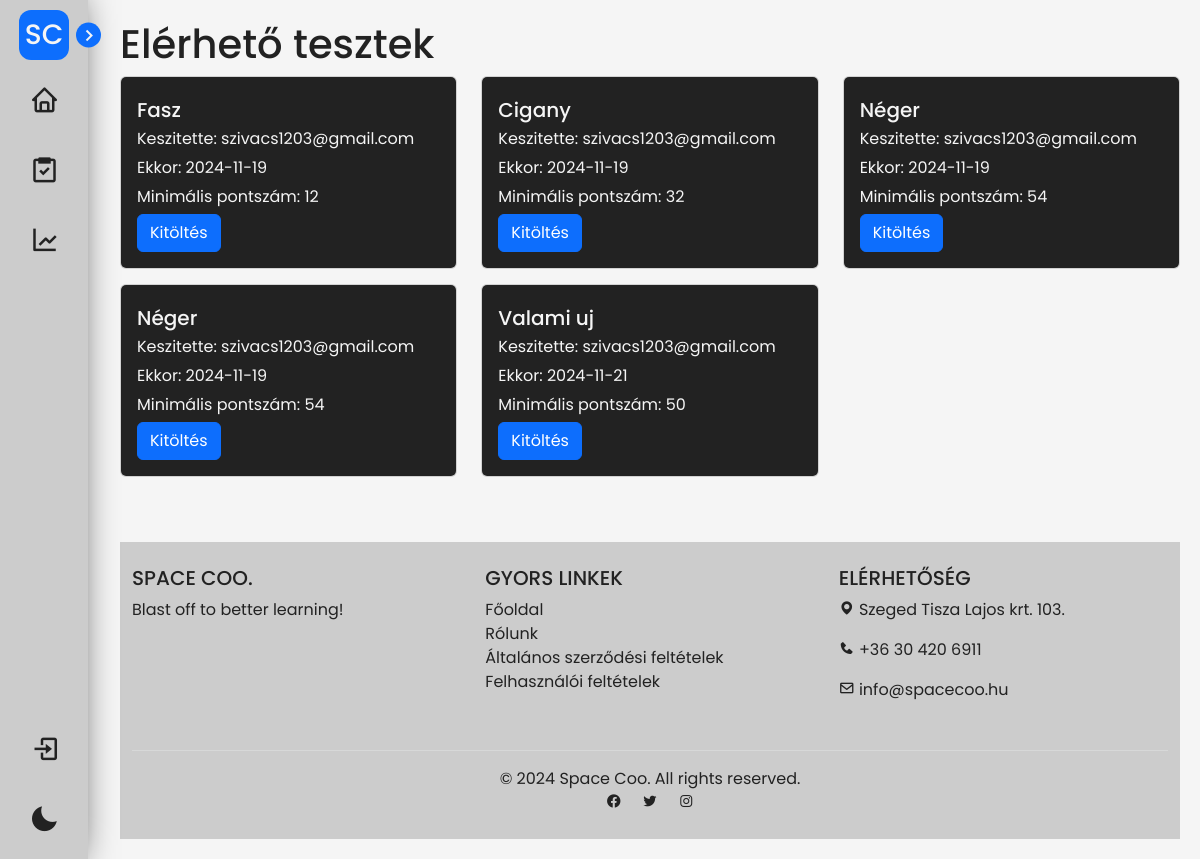
Page /tests_available.php on the earlier database version.
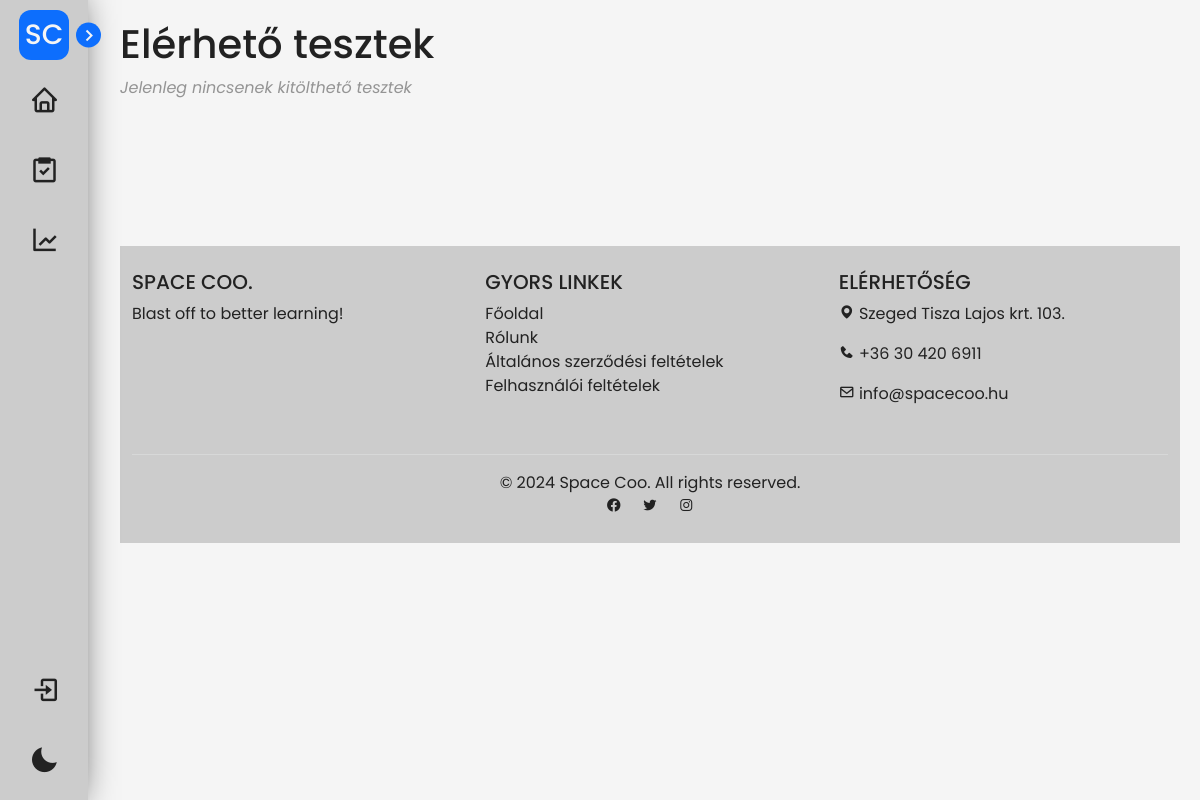
Same page on the later database version.
### tables this page shows
CREATE TABLE `tests` (
  `tid` int(11) NOT NULL,
  `t_name` varchar(255) NOT NULL,
  `date` date NOT NULL,
  `min_score` int(11) DEFAULT NULL,
  `owner` varchar(255) DEFAULT NULL
);

### classes/class.controller.test.php (called while the page is built, shortened)
<?php
class TestController extends Test {
  public static function constructDefault() {
    $instance = new self(null, null, null);
    return $instance;
  }
  public function getAllTests() {
    return $this->getTests();
  }
}

### classes/class.dbh.php (called while the page is built)
<?php
class Dbh {
    protected function connect() {
        try {
            $username = "root";
            $password = "";
            $dbh = new PDO("mysql:host=localhost;dbname=spacecoo", $username, $password);
            return $dbh;
        } catch (PDOException $e) {
            print "Error: " . $e->getMessage() . "<br/>";
            die();
        }
    }
}

### classes/class.test.php (called while the page is built, shortened)
<?php
class Test extends Dbh {
  protected function getTests() {
    $stmt = $this->connect()->prepare('SELECT * FROM tests');
    if (!$stmt->execute()) {
      $stmt = NULL;
      header('location: ../index.php?error=stmtfailed');
      exit();
    }
    $result = $stmt->fetchAll(PDO::FETCH_ASSOC);
    return $result;
  }
}

### tests_available.php (the view, shortened to what this page needs)
<?php
include('classes/class.dbh.php');
include('classes/class.test.php');
include('classes/class.controller.test.php');
$testController = TestController::constructDefault();
$tests = $testController->getAllTests();
include('includes/header.php');
?>
<h1>Elérhető tesztek</h1>
<div class="row">
        <?php
        if (count($tests) > 0) { foreach($tests as $test) { ?>
        <div class="col-sm-12 col-md-6 col-lg-4">
            <div class="card">
            <div class="card-body">
                <h5 class="card-title"><?php echo $test['t_name'] ?></h5>
                <p >Keszitette: <?php echo $test['owner'] ?></p>
                <p >Ekkor: <?php echo $test['date'] ?></p>
                <p >Minimális pontszám: <?php echo $test['min_score'] ?></p>
                <form action="test.php" method="POST" style="display: inline;">
                    <button type="submit" name="open-test" class="btn btn-primary">Kitöltés</button>
                </form>
            </div>
            </div>
        </div>
        <?php }} else {?>
          <p class="description mb-5 pb-5">Jelenleg nincsenek kitölthető tesztek</p>
        <?php } ?>
    </div>
<?php include('includes/footer.php') ?>

### includes/header.php (shortened to what this page needs)
<!DOCTYPE html>
<html lang="hu">
<head>
    <link rel="stylesheet" href="https://cdnjs.cloudflare.com/ajax/libs/font-awesome/4.7.0/css/font-awesome.min.css">
    <link href='https://unpkg.com/boxicons@2.1.4/css/boxicons.min.css' rel='stylesheet'>
    <link rel="stylesheet" href="bootstrap-5.3.3-dist/css/bootstrap.css">
    <link rel="stylesheet" href="css/footer.css">
    <link rel="stylesheet" href="css/index.css">
</head>
                                    <!DOCTYPE svg PUBLIC "-//W3C//DTD SVG 20010904//EN"
                                    "http://www.w3.org/TR/2001/REC-SVG-20010904/DTD/svg10.dtd">
<body class="close">
    <div class="sidebar close">
        <section>
        <div class="sidebarHeader">
            <a href="<?php
                    if(isset($_SESSION["userEmail"])) echo "profile.php";
                    else echo "#"
                ?>">
                <p class="profpic"><?php
                    if(isset($_SESSION["userEmail"])) echo explode(" ", $_SESSION["userName"])[0][0] . explode(" ", $_SESSION["userName"])[1][0];
                    else echo "SC"
                ?></p>
            </a>
            <i class='bx bx-chevron-right toggle' onclick="openSidebar()"></i>
        </div>
        <div class="container-fluid">
            <ul class="nav">
            <li class="navlink">
                    <a href="index.php">
                        <i class='bx bx-home navicon' ></i>
                    </a>
                </li>
                <li class="navlink">
                    <a href="tests_available.php">
                        <i class='bx bx-task navicon' ></i>
                    </a>
                </li>
                <li class="navlink">
                    <a href="#">
                        <i class='bx bx-line-chart navicon'></i>
                    </a>
                </li>
            </ul>
        </div>
        </section>
        <div class="container-fluid sidebarFooter">
            <ul class="nav">
                <?php
                    if (!isset($_SESSION["userEmail"])) {
                        echo '
                        <li class="navlink">
                            <a href="#" data-bs-toggle="modal" data-bs-target="#loginModal">
                                <i class="bx bx-log-in navicon"></i>
                                <span class="text">Belépés</span>
                            </a>
                        </li>
                        ';
                    }
                ?>
                <li class="navlink">
                    <a href="#" id="theme-toggle">
                        <i id="themeToggleIcon" class='bx bxs-moon navicon'></i>
                    </a>
                </li>
            </ul>
        </div>
    </div>

### includes/footer.php (shortened to what this page needs)
<footer class="py-4">
    <div class="container">
        <div class="row">
            <div class="col-md-4 mb-3">
                <h5 class="text-uppercase">Space Coo.</h5>
                <p>Blast off to better learning!</p>
            </div>
            <div class="col-md-4 mb-3 links">
                <h5 class="text-uppercase">Gyors Linkek</h5>
                <ul class="list-unstyled">
                    <li><a href="index.php">Főoldal</a></li>
                    <li><a href="#">Rólunk</a></li>
                    <li><a href="#">Általános szerződési feltételek</a></li>
                    <li><a href="#">Felhasználói feltételek</a></li>
                </ul>
            </div>
            <div class="col-md-4 mb-3">
                <h5 class="text-uppercase">Elérhetőség</h5>
                <p><i class="bx bxs-map"></i> Szeged Tisza Lajos krt. 103. </p>
                <p><i class='bx bxs-phone'></i> +36 30 420 6911</p>
                <p><i class='bx bx-envelope' ></i> info@spacecoo.hu</p>
            </div>
        </div>
        <hr class="border-light">
        <div class="row">
            <div class="col text-center">
                <p class="mb-0">&copy; 2024 Space Coo. All rights reserved.</p>
                <a href="#" class="me-3"><i class='bx bxl-facebook-circle'></i></a>
                <a href="#" class="me-3"><i class='bx bxl-twitter'></i></a>
                <a href="#" ><i class='bx bxl-instagram' ></i></a>
            </div>
        </div>
    </div>
</footer>
</body>
</html>

### css/footer.css (style rules this page uses)
:root { --background-color: #f5f5f5; --text-color: #222222; --primary-accent: #0d6efd; --secondary-accent: #cccccc; --border-color: #e0e0e0; --highlight-color: #0056b3; }
footer { background-color: var(--secondary-accent); color: var(--text-color); margin-top: 50px; }
footer a { text-decoration: none; color: var(--text-color); transition: all 0.1s ease-in-out; }
footer .border-light { border-color: var(--border-color); }

### css/index.css (style rules this page uses)
:root { --background-color: #f5f5f5; --text-color: #222222; --primary-accent: #0d6efd; --secondary-accent: #cccccc; --border-color: #e0e0e0; --highlight-color: #0056b3; --correct-color: green; --incorrect-color: red; }
* { padding: 0; margin: 0; box-sizing: border-box; text-decoration: none; font-family: Poppins, sans-serif; color: var(--text-color); }
body { background-color: var(--background-color); padding: 20px; padding-left: 120px; transition: all 0.2s ease-in-out; }
.sidebar { background: var(--secondary-accent); position: fixed; top: 0; left: 0; height: 100%; width: 250px; box-shadow: -15px 0px 40px 0px rgb(0, 0, 0); transition: all 0.2s ease-in-out; display: flex; flex-direction: column; justify-content: space-between; z-index: 100; }
.sidebar.close { width: 88px; }
.sidebar .sidebarHeader .toggle { position: absolute; cursor: pointer; top: 50%; right: -13px; transform: translateY(-50%) rotate(180deg); height: 25px; margin: 0; width: 25px; background-color: var(--primary-accent); color: #f5f5f5; display: flex; align-items: center; justify-content: center; border-radius: 50%; font-size: 24px; transition: all 0.2s ease-in-out; }
.sidebar .sidebarHeader { display: flex; position: relative; padding: 10px; padding-left: 19px; align-items: center; }
.sidebar .sidebarHeader .profpic { color: #f5f5f5; margin: 0; background-color: var(--primary-accent); width: 50px; height: 50px; display: flex; min-width: 50px; align-items: center; justify-content: center; font-size: 28px; border-radius: 12px; font-weight: 500; transition: all 0.1s ease-in-out; }
.sidebar.close .sidebarHeader .toggle { transform: translateY(-50%); transition: all 0.2s ease-in-out; }
.sidebar .navlink a { font-size: medium; display: flex; align-items: center; text-decoration: none; white-space: nowrap; width: 225px; height: 60px; }
.sidebarHeader a { text-decoration: none; }
.sidebar .navlink { display: flex; flex: 100%; margin-bottom: 10px; list-style-type: none; border-radius: 10px; }
.sidebar.close .navlink a { width: 55px; }
.sidebar .navlink .navicon { font-size: 30px; min-width: 65px; display: flex; align-items: center; justify-content: center; }
h1 { color: var(--text-color); }
.description { font-style: italic; color: rgb(148, 148, 148); }
.card-body p, .card-body h5 { color: var(--background-color); margin: 5px 0px; }
.card-body { background-color: var(--text-color); border: 0px; transition: all 0.2s ease-in-out; border-radius: 5px; }
.card { margin-bottom: 15px; }

Differences in the rows shown:
removed tests: t_name "Fasz", owner "szivacs1203@gmail.com", date "2024-11-19", min_score "12"
removed tests: t_name "Cigany", owner "szivacs1203@gmail.com", date "2024-11-19", min_score "32"
removed tests: t_name "Néger", owner "szivacs1203@gmail.com", date "2024-11-19", min_score "54"
removed tests: t_name "Néger", owner "szivacs1203@gmail.com", date "2024-11-19", min_score "54"
removed tests: t_name "Valami uj", owner "szivacs1203@gmail.com", date "2024-11-21", min_score "50"
Other differences:
text now shown: "Jelenleg nincsenek kitölthető tesztek"
